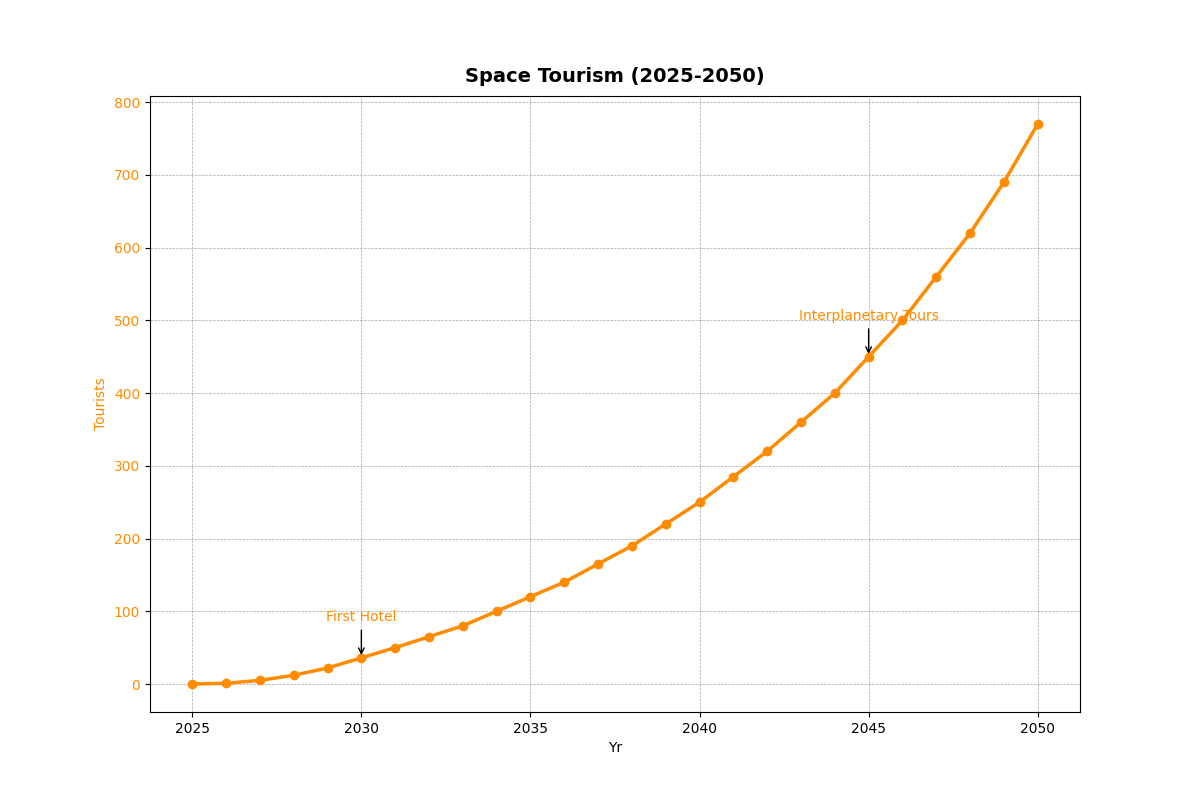

Reproduce this figure in Python.
import matplotlib.pyplot as plt
import numpy as np

years = np.arange(2025, 2051)
num_space_tourists = [
    0, 1, 5, 12, 22, 36, 50, 65, 80, 100, 120, 140, 
    165, 190, 220, 250, 285, 320, 360, 400, 450, 
    500, 560, 620, 690, 770 
]

# Create a plot with only one y-axis
fig, ax1 = plt.subplots(figsize=(12, 8))

color1 = 'darkorange'
ax1.set_xlabel('Yr')
ax1.set_ylabel('Tourists', color=color1)
ax1.plot(years, num_space_tourists, color=color1, linewidth=2.5, marker='o', label='Tourists')
ax1.tick_params(axis='y', labelcolor=color1)

ax1.set_title('Space Tourism (2025-2050)', fontsize=14, fontweight='bold', pad=10)
ax1.grid(color='gray', linestyle='--', linewidth=0.5, alpha=0.7)

milestones_tourists = {
    2030: 'First Hotel',
    2045: 'Interplanetary Tours'
}
for year, annotation in milestones_tourists.items():
    idx = years.tolist().index(year)
    tourists_val = num_space_tourists[idx]
    ax1.annotate(annotation, xy=(year, tourists_val), xytext=(year, tourists_val + 50),
                 arrowprops=dict(facecolor='darkorange', arrowstyle='->'), fontsize=10, ha='center', color='darkorange')

ax1.plot(years, num_space_tourists, linestyle='--', linewidth=1.5, alpha=0.7, color=color1)

plt.show()
